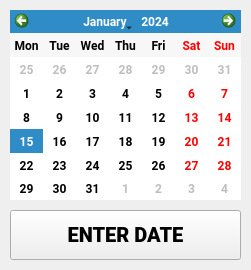
<?xml version="1.0" encoding="UTF-8"?>
<ui version="4.0">
 <class>MainWindow</class>
 <widget class="QMainWindow" name="MainWindow">
  <property name="geometry">
   <rect>
    <x>0</x>
    <y>0</y>
    <width>251</width>
    <height>270</height>
   </rect>
  </property>
  <property name="font">
   <font>
    <family>Roboto</family>
   </font>
  </property>
  <property name="windowTitle">
   <string notr="true">CALENDAR</string>
  </property>
  <property name="toolTip">
   <string notr="true"/>
  </property>
  <property name="statusTip">
   <string notr="true"/>
  </property>
  <property name="whatsThis">
   <string notr="true"/>
  </property>
  <property name="accessibleName">
   <string notr="true"/>
  </property>
  <property name="accessibleDescription">
   <string notr="true"/>
  </property>
  <property name="locale">
   <locale language="English" country="UnitedKingdom"/>
  </property>
  <property name="windowFilePath">
   <string notr="true"/>
  </property>
  <widget class="QWidget" name="centralwidget">
   <property name="toolTip">
    <string notr="true"/>
   </property>
   <property name="statusTip">
    <string notr="true"/>
   </property>
   <property name="whatsThis">
    <string notr="true"/>
   </property>
   <property name="accessibleName">
    <string notr="true"/>
   </property>
   <property name="accessibleDescription">
    <string notr="true"/>
   </property>
   <layout class="QGridLayout" name="gridLayout">
    <property name="leftMargin">
     <number>10</number>
    </property>
    <property name="topMargin">
     <number>10</number>
    </property>
    <property name="rightMargin">
     <number>10</number>
    </property>
    <property name="bottomMargin">
     <number>10</number>
    </property>
    <property name="spacing">
     <number>10</number>
    </property>
    <item row="2" column="0">
     <widget class="QPushButton" name="btn_run">
      <property name="minimumSize">
       <size>
        <width>0</width>
        <height>50</height>
       </size>
      </property>
      <property name="maximumSize">
       <size>
        <width>16777215</width>
        <height>50</height>
       </size>
      </property>
      <property name="font">
       <font>
        <family>Roboto Black</family>
        <pointsize>15</pointsize>
       </font>
      </property>
      <property name="toolTip">
       <string notr="true"/>
      </property>
      <property name="statusTip">
       <string notr="true"/>
      </property>
      <property name="whatsThis">
       <string notr="true"/>
      </property>
      <property name="accessibleName">
       <string notr="true"/>
      </property>
      <property name="accessibleDescription">
       <string notr="true"/>
      </property>
      <property name="text">
       <string>ENTER DATE</string>
      </property>
     </widget>
    </item>
    <item row="1" column="0">
     <widget class="QCalendarWidget" name="calendarWidget">
      <property name="font">
       <font>
        <weight>75</weight>
        <bold>true</bold>
       </font>
      </property>
      <property name="toolTip">
       <string notr="true"/>
      </property>
      <property name="statusTip">
       <string notr="true"/>
      </property>
      <property name="whatsThis">
       <string notr="true"/>
      </property>
      <property name="accessibleName">
       <string notr="true"/>
      </property>
      <property name="accessibleDescription">
       <string notr="true"/>
      </property>
      <property name="autoFillBackground">
       <bool>true</bool>
      </property>
      <property name="verticalHeaderFormat">
       <enum>QCalendarWidget::NoVerticalHeader</enum>
      </property>
     </widget>
    </item>
   </layout>
  </widget>
 </widget>
 <resources/>
 <connections/>
</ui>
